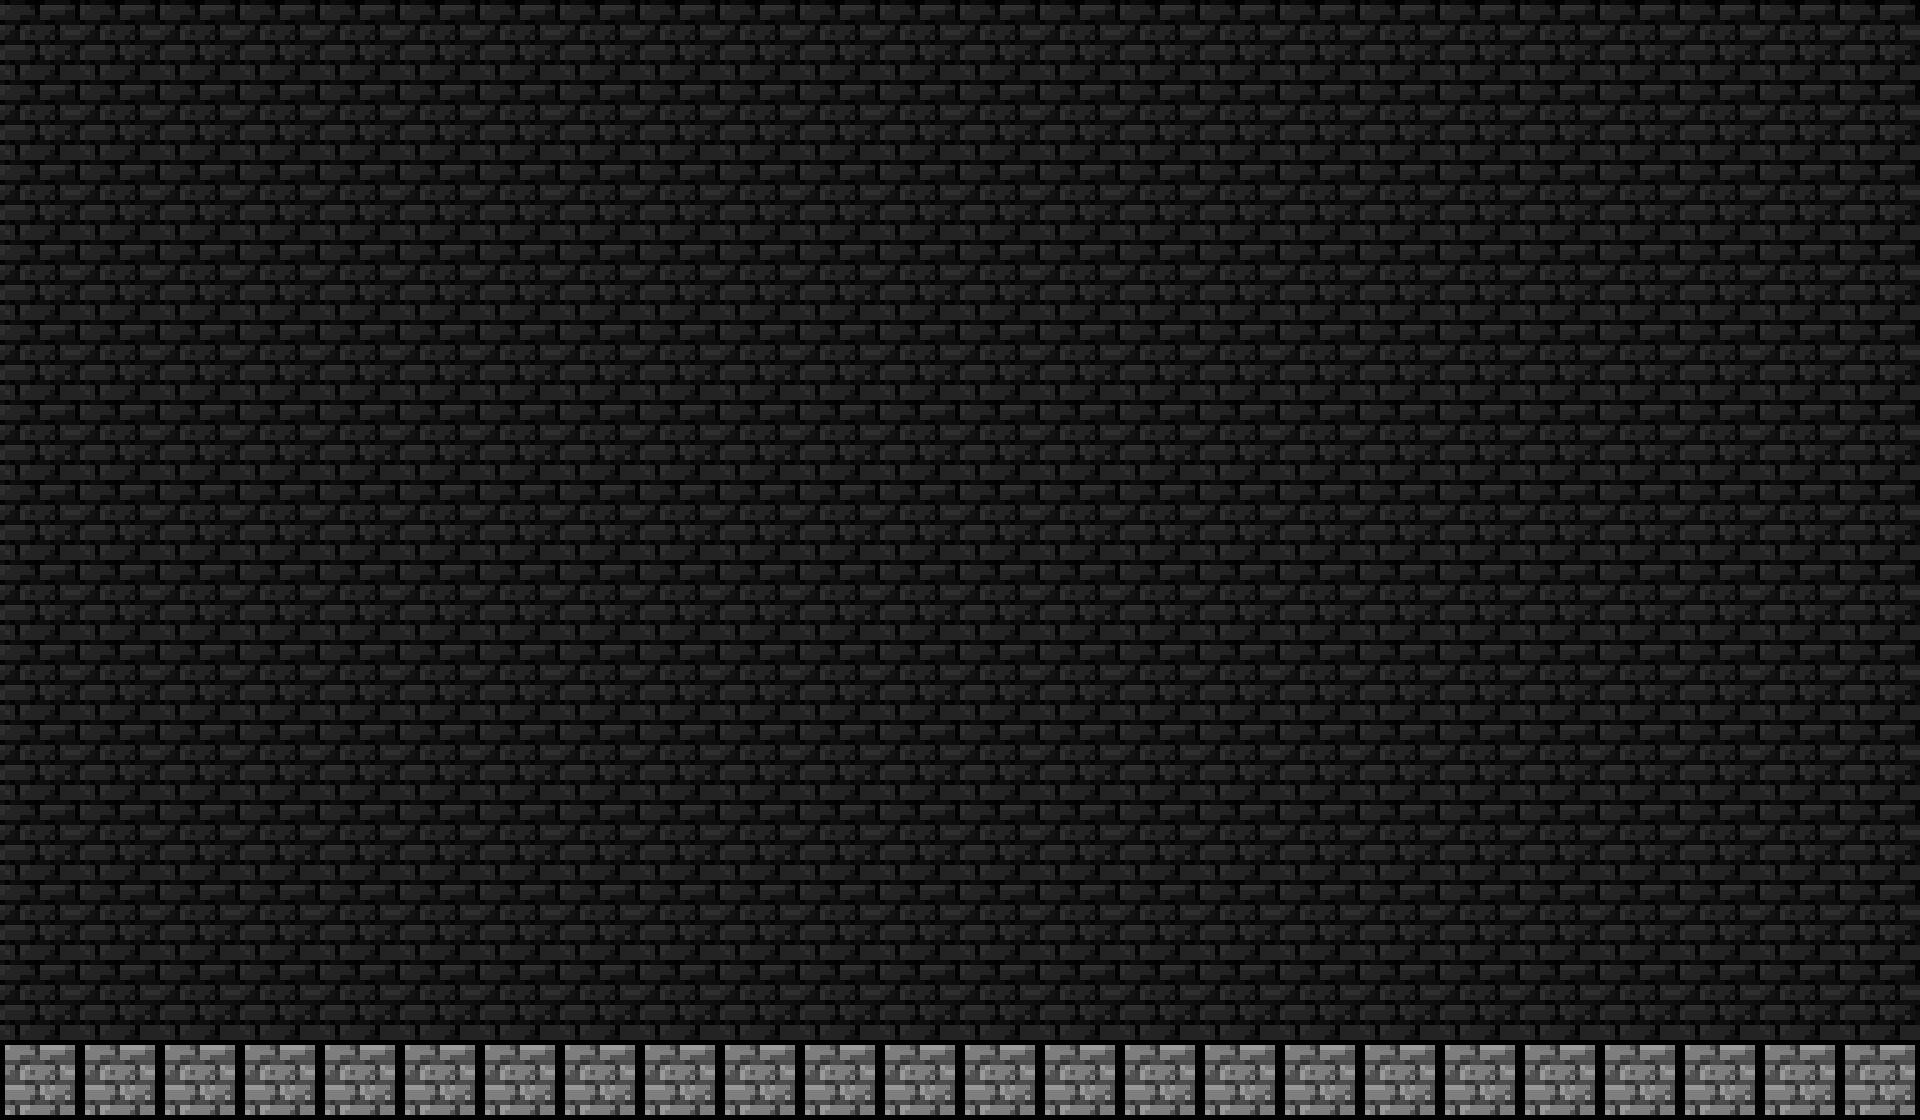

This is a level from a 2D game, rendered from its Tiled map with the project's own tilesets. A one-line summary and the complete map file follow:
An orthogonal 24x14 tile map with 80x80 px tiles, 1 tile layer (Tile Layer 1), 3 tilesets.

<map version="1.10" tiledversion="1.11.2" orientation="orthogonal" renderorder="right-up" width="24" height="14" tilewidth="80" tileheight="80" infinite="0" nextlayerid="2" nextobjectid="1">
 <editorsettings>
  <export target="TileMap.tmx" format="tmx" />
 </editorsettings>
 <tileset firstgid="1" source="Tiles.tsx" />
 <tileset firstgid="3" source="GraystoneBrickTile80.tsx" />
 <tileset firstgid="4" source="BlackstoneBrickTile80.tsx" />
 <layer id="1" name="Tile Layer 1" width="24" height="14">
  <data encoding="csv">
4,4,4,4,4,4,4,4,4,4,4,4,4,4,4,4,4,4,4,4,4,4,4,4,
4,4,4,4,4,4,4,4,4,4,4,4,4,4,4,4,4,4,4,4,4,4,4,4,
4,4,4,4,4,4,4,4,4,4,4,4,4,4,4,4,4,4,4,4,4,4,4,4,
4,4,4,4,4,4,4,4,4,4,4,4,4,4,4,4,4,4,4,4,4,4,4,4,
4,4,4,4,4,4,4,4,4,4,4,4,4,4,4,4,4,4,4,4,4,4,4,4,
4,4,4,4,4,4,4,4,4,4,4,4,4,4,4,4,4,4,4,4,4,4,4,4,
4,4,4,4,4,4,4,4,4,4,4,4,4,4,4,4,4,4,4,4,4,4,4,4,
4,4,4,4,4,4,4,4,4,4,4,4,4,4,4,4,4,4,4,4,4,4,4,4,
4,4,4,4,4,4,4,4,4,4,4,4,4,4,4,4,4,4,4,4,4,4,4,4,
4,4,4,4,4,4,4,4,4,4,4,4,4,4,4,4,4,4,4,4,4,4,4,4,
4,4,4,4,4,4,4,4,4,4,4,4,4,4,4,4,4,4,4,4,4,4,4,4,
4,4,4,4,4,4,4,4,4,4,4,4,4,4,4,4,4,4,4,4,4,4,4,4,
4,4,4,4,4,4,4,4,4,4,4,4,4,4,4,4,4,4,4,4,4,4,4,4,
3,3,3,3,3,3,3,3,3,3,3,3,3,3,3,3,3,3,3,3,3,3,3,3
</data>
 </layer>
</map>